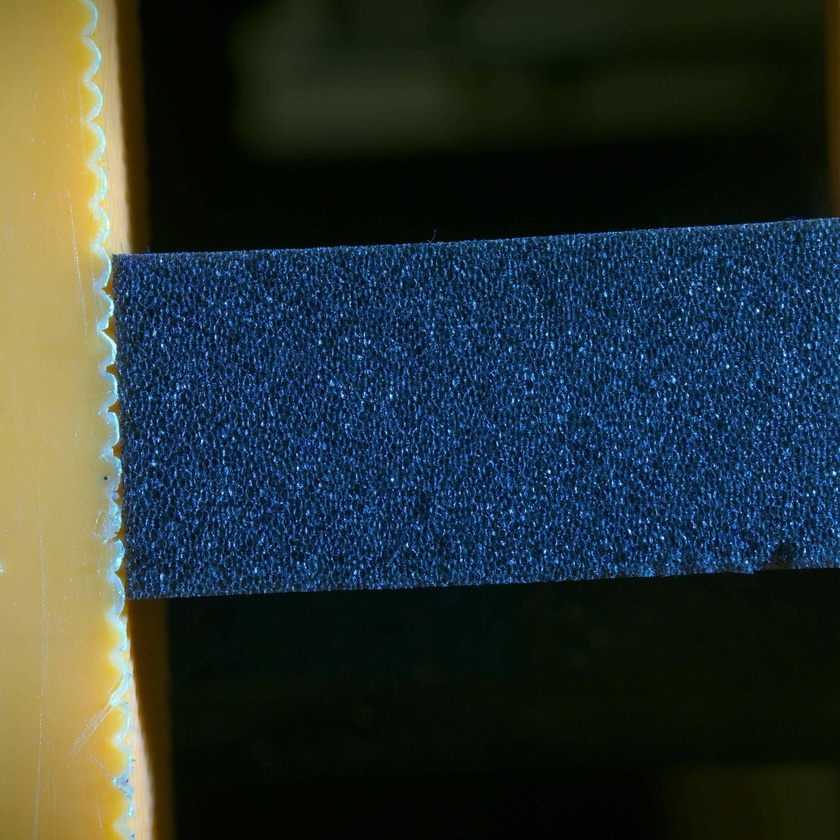
#> input picture test_images/foam_compression/1.jpg, 840 x 840 px, shrunk from 2000 x 2000 before the run
$ python cell_analysis.py test_images/foam_compression test_images/foam_compression
#> lines starting #> are read from the running program, lines starting #| are printed output that depends on the picture
#!/usr/bin/env python3
"""Analyse foam-cell morphology from a micrograph and its cell segmentation.

Inputs
------
image         The original colour micrograph (e.g. blue foam strip on a dark
              background, next to the yellow holder).
segmentation  A same-sized image where cell walls are drawn as dark lines on a
              white background (the "line drawing" output of a segmentation tool).

What it does
------------
1. Turns the line drawing into labelled regions (every closed white area
   bounded by dark lines becomes one region).
2. Decides which regions are foam cells by their mean colour in the original
   image (blue hue by default). Background and holder regions are dropped.
3. Flags "edge" cells, which touch the foam boundary or the image border and are
   therefore probably cut off, and leaves them out of the statistics by default.
4. Measures every cell: area, equivalent diameter, perimeter, Feret diameters,
   fitted-ellipse axes, aspect ratio, orientation, circularity, solidity, number
   of neighbours, and position.
5. Writes:
     <out>/cell_data.xlsx    per-cell table, summary sheet and binned profiles
     <out>/cell_data.csv     the per-cell table as CSV
     <out>/overview.png      overlays plus histograms (a one-page dashboard)
     <out>/overlay_*.png     full-resolution overlays coloured by a metric
   and prints a short summary to the terminal.

Example
-------
    python cell_analysis.py foam.jpg foam_seg.png --um-per-px 2.5 -o results/

Folder mode: pass two folders instead of two files. Each image is matched to
the segmentation with the same file name (extension and suffixes such as
"_seg"/"_mask" ignored). Every pair gets its own subfolder, plus a combined
all_images.xlsx (one summary row per image and every cell), all_cells.csv and
trends.png (metrics per image, in file-name order):

    python cell_analysis.py videocompressed/images videocompressed/Segmentation
"""
from __future__ import annotations

import argparse
from pathlib import Path

import cv2
import matplotlib

matplotlib.use("Agg")
import matplotlib.pyplot as plt  # noqa: E402
import numpy as np  # noqa: E402
import pandas as pd  # noqa: E402
from skimage.measure import label, regionprops  # noqa: E402
from skimage.segmentation import expand_labels, find_boundaries  # noqa: E402

# Pixels darker than this in the segmentation image are treated as cell wall.
# The wall lines are anti-aliased, so a high threshold keeps them closed.
DEFAULT_WALL_THRESHOLD = 230
# Regions smaller than this (px) are fragments or line artefacts, not cells.
DEFAULT_MIN_AREA_PX = 20
# Foam-region colour gate in OpenCV HSV (H in 0..179). Blue is about 100-130.
DEFAULT_HUE_RANGE = (95, 135)
DEFAULT_MIN_SATURATION = 80
# How far (px) labels are grown into the walls to find adjacent cells.
NEIGHBOUR_GROW_PX = 3


# ---------------------------------------------------------------- loading
def _read_on_white(path: Path) -> np.ndarray | None:
    """Read any image as 8-bit BGR. Transparent pixels (PNG alpha) become white,
    so a line drawing saved with a transparent background still reads as dark
    lines on white. 16-bit images are scaled down to 8-bit."""
    # np.fromfile + imdecode also works with non-ASCII Windows paths.
    data = np.fromfile(str(path), dtype=np.uint8)
    img = cv2.imdecode(data, cv2.IMREAD_UNCHANGED) if data.size else None
    if img is None:
        return None
    if img.dtype != np.uint8:
        img = cv2.normalize(img, None, 0, 255, cv2.NORM_MINMAX).astype(np.uint8)
    if img.ndim == 2:
        return cv2.cvtColor(img, cv2.COLOR_GRAY2BGR)
    if img.shape[2] == 4:
        alpha = img[..., 3:4].astype(float) / 255
        return (img[..., :3] * alpha + 255 * (1 - alpha)).astype(np.uint8)
    return img


def load_images(image_path: Path, seg_path: Path) -> tuple[np.ndarray, np.ndarray]:
    image = _read_on_white(image_path)
    if image is None:
        raise ValueError(f"Could not read image: {image_path}")
    seg_bgr = _read_on_white(seg_path)
    if seg_bgr is None:
        raise ValueError(f"Could not read segmentation: {seg_path}")
    seg = cv2.cvtColor(seg_bgr, cv2.COLOR_BGR2GRAY)
    if np.median(seg) < 128:
        # Mostly dark: assume light lines on a black background and invert.
        print(f"note: {seg_path.name} looks like light lines on dark; inverting it")
        seg = 255 - seg
    if seg.shape != image.shape[:2]:
        print(f"note: resizing segmentation {seg.shape[::-1]} -> {image.shape[1::-1]}")
        seg = cv2.resize(seg, image.shape[1::-1], interpolation=cv2.INTER_NEAREST)
    return image, seg


def label_regions(seg: np.ndarray, wall_threshold: int) -> np.ndarray:
    """Label every white area enclosed by dark wall lines (4-connectivity so
    regions cannot leak through diagonal gaps in 1-px lines)."""
    return label(seg >= wall_threshold, connectivity=1)


# ---------------------------------------------------------------- classification
def classify_foam_regions(
    labels: np.ndarray,
    image: np.ndarray,
    hue_range: tuple[int, int],
    min_saturation: int,
    min_area: int,
    max_area: int | None,
) -> np.ndarray:
    """Return a boolean array indexed by label id: True where the region is a foam cell."""
    n = labels.max()
    hsv = cv2.cvtColor(image, cv2.COLOR_BGR2HSV)
    flat = labels.ravel()
    counts = np.bincount(flat, minlength=n + 1).astype(float)
    safe = np.maximum(counts, 1)
    mean_h = np.bincount(flat, weights=hsv[..., 0].ravel(), minlength=n + 1) / safe
    mean_s = np.bincount(flat, weights=hsv[..., 1].ravel(), minlength=n + 1) / safe

    is_foam = (
        (mean_h >= hue_range[0])
        & (mean_h <= hue_range[1])
        & (mean_s >= min_saturation)
        & (counts >= min_area)
    )
    if max_area is not None:
        is_foam &= counts <= max_area
    is_foam[0] = False  # label 0 = wall pixels
    return is_foam


# ---------------------------------------------------------------- adjacency
def neighbour_info(labels: np.ndarray, is_foam: np.ndarray) -> tuple[dict[int, set[int]], np.ndarray]:
    """Find adjacent regions across walls.

    Returns (neighbours of every foam cell among foam cells, edge flag per label).
    A cell is an edge cell if it borders a non-foam region or the image border.
    """
    grown = expand_labels(labels, NEIGHBOUR_GROW_PX)
    pairs = []
    for a, b in ((grown[:, :-1], grown[:, 1:]), (grown[:-1, :], grown[1:, :])):
        diff = (a != b) & (a > 0) & (b > 0)
        pairs.append(np.stack([a[diff], b[diff]], axis=1))
    pairs = np.unique(np.concatenate(pairs), axis=0)

    neighbours: dict[int, set[int]] = {}
    is_edge = np.zeros(labels.max() + 1, dtype=bool)
    for a, b in pairs:
        for x, y in ((a, b), (b, a)):
            if not is_foam[x]:
                continue
            if is_foam[y]:
                neighbours.setdefault(int(x), set()).add(int(y))
            else:
                is_edge[x] = True

    border = np.unique(np.concatenate([labels[0], labels[-1], labels[:, 0], labels[:, -1]]))
    is_edge[border] = True
    # Expanded labels that reach the image border also count.
    border_g = np.unique(np.concatenate([grown[0], grown[-1], grown[:, 0], grown[:, -1]]))
    is_edge[border_g] = True
    return neighbours, is_edge


# ---------------------------------------------------------------- measurement
def measure_cells(
    labels: np.ndarray,
    image: np.ndarray,
    is_foam: np.ndarray,
    is_edge: np.ndarray,
    neighbours: dict[int, set[int]],
    scale: float | None,
) -> pd.DataFrame:
    """One row per foam cell. Lengths are in px, plus µm when a scale is given."""
    foam_labels = np.where(is_foam, np.arange(is_foam.size), 0)[labels]
    rgb = cv2.cvtColor(image, cv2.COLOR_BGR2RGB)
    gray = cv2.cvtColor(image, cv2.COLOR_BGR2GRAY)

    rows = []
    for p in regionprops(foam_labels, intensity_image=gray):
        rr, cc = p.coords[:, 0], p.coords[:, 1]
        major = p.axis_major_length
        minor = p.axis_minor_length
        perim = p.perimeter
        # skimage orientation: angle between the row axis and the major axis.
        # Convert to degrees from horizontal, counter-clockwise as seen on
        # screen, in [0, 180) (90 = vertical), as in foam_anisotropy.py.
        orient = (90.0 + np.degrees(p.orientation)) % 180.0
        rows.append(
            {
                "cell_id": p.label,
                "centroid_x_px": p.centroid[1],
                "centroid_y_px": p.centroid[0],
                "area_px": p.area,
                "equiv_diameter_px": p.equivalent_diameter_area,
                "perimeter_px": perim,
                "major_axis_px": major,
                "minor_axis_px": minor,
                "feret_max_px": p.feret_diameter_max,
                "bbox_width_px": p.bbox[3] - p.bbox[1],
                "bbox_height_px": p.bbox[2] - p.bbox[0],
                "aspect_ratio": major / minor if minor > 0 else np.nan,
                "orientation_deg": orient,
                "circularity": 4 * np.pi * p.area / perim**2 if perim > 0 else np.nan,
                "solidity": p.solidity,
                "eccentricity": p.eccentricity,
                "n_neighbours": len(neighbours.get(p.label, ())),
                "is_edge_cell": bool(is_edge[p.label]),
                "mean_gray": p.intensity_mean,
                "mean_r": rgb[rr, cc, 0].mean(),
                "mean_g": rgb[rr, cc, 1].mean(),
                "mean_b": rgb[rr, cc, 2].mean(),
            }
        )
    df = pd.DataFrame(rows)
    if df.empty:
        return df
    df["circularity"] = df["circularity"].clip(upper=1.0)

    if scale:
        length_cols = [c for c in df.columns if c.endswith("_px") and not c.startswith("area")]
        for c in length_cols:
            df[c.replace("_px", "_um")] = df[c] * scale
        df["area_um2"] = df["area_px"] * scale**2
    return df


# ---------------------------------------------------------------- summary
def unit_cols(scale: float | None) -> tuple[str, str, str]:
    """(area column, diameter column, length unit label)"""
    if scale:
        return "area_um2", "equiv_diameter_um", "µm"
    return "area_px", "equiv_diameter_px", "px"


def summarise(df: pd.DataFrame, labels: np.ndarray, is_foam: np.ndarray, scale: float | None) -> pd.DataFrame:
    inner = df[~df["is_edge_cell"]]
    area_col, diam_col, unit = unit_cols(scale)
    foam_mask = is_foam[labels]
    # Foam footprint = cells plus the walls between them (closing fills walls).
    footprint = cv2.morphologyEx(
        foam_mask.astype(np.uint8), cv2.MORPH_CLOSE, np.ones((5, 5), np.uint8)
    ).astype(bool)
    wall_fraction = 1 - foam_mask.sum() / max(footprint.sum(), 1)
    footprint_area = footprint.sum() * (scale**2 if scale else 1)

    def stats(name, col, u=""):
        s = inner[col].dropna()
        return [
            (f"{name} mean{u}", s.mean()),
            (f"{name} median{u}", s.median()),
            (f"{name} std{u}", s.std()),
            (f"{name} P10{u}", s.quantile(0.1)),
            (f"{name} P90{u}", s.quantile(0.9)),
        ]

    area_u = f" [{unit}²]"
    rows = [
        ("Regions in segmentation", int(labels.max())),
        ("Foam cells (total)", len(df)),
        ("Edge cells (excluded from stats)", int(df["is_edge_cell"].sum())),
        ("Interior cells (used for stats)", len(inner)),
        (f"Foam footprint area{area_u}", footprint_area),
        (f"Cell density [cells per mm²]" if scale else "Cell density [cells per 1e6 px²]",
         len(df) / footprint_area * 1e6),
        ("Wall (strut) area fraction", wall_fraction),
        *stats("Area", area_col, area_u),
        *stats("Equivalent diameter", diam_col, f" [{unit}]"),
        *stats("Aspect ratio", "aspect_ratio"),
        *stats("Circularity", "circularity"),
        *stats("Solidity", "solidity"),
        *stats("Neighbours", "n_neighbours"),
        ("Dominant orientation [deg from horizontal]", dominant_orientation(inner)),
        ("Orientation order (0 = random, 1 = all aligned)", orientation_order(inner)),
        ("Area polydispersity (std/mean)", inner[area_col].std() / inner[area_col].mean()),
    ]
    return pd.DataFrame(rows, columns=["metric", "value"])


def _axial_vector(df: pd.DataFrame) -> complex:
    """Mean of exp(2iθ) weighted by elongation; θ is axial (θ ≡ θ+180)."""
    if df.empty:
        return 0j
    theta = np.radians(df["orientation_deg"].to_numpy())
    w = (df["aspect_ratio"].to_numpy() - 1).clip(min=0)
    if w.sum() == 0:
        return 0j
    return np.sum(w * np.exp(2j * theta)) / w.sum()


def dominant_orientation(df: pd.DataFrame) -> float:
    return float((np.degrees(np.angle(_axial_vector(df))) / 2) % 180)


def orientation_order(df: pd.DataFrame) -> float:
    return float(abs(_axial_vector(df)))


def spatial_profiles(df: pd.DataFrame, scale: float | None, bins: int = 12) -> dict[str, pd.DataFrame]:
    """Binned mean of key metrics along x and along y (gradients across the strip)."""
    inner = df[~df["is_edge_cell"]]
    area_col, diam_col, _ = unit_cols(scale)
    out = {}
    for axis in ("x", "y"):
        pos = inner[f"centroid_{axis}_px"]
        edges = np.linspace(pos.min(), pos.max(), bins + 1)
        grp = inner.groupby(pd.cut(pos, edges, include_lowest=True), observed=False)
        prof = grp.agg(
            n_cells=("cell_id", "size"),
            mean_area=(area_col, "mean"),
            mean_diameter=(diam_col, "mean"),
            mean_aspect_ratio=("aspect_ratio", "mean"),
            mean_circularity=("circularity", "mean"),
        ).reset_index(drop=True)
        prof.insert(0, f"{axis}_center_px", (edges[:-1] + edges[1:]) / 2)
        out[axis] = prof
    return out


# ---------------------------------------------------------------- figures
# [161 lines left out: functions colour_overlay, orientation_overlay, save_overlays, crop_to_foam, overview_figure, write_excel, not called in this run]


# ---------------------------------------------------------------- per image
IMAGE_EXTS = {".png", ".jpg", ".jpeg", ".tif", ".tiff", ".bmp", ".webp"}
# Common suffixes/prefixes segmentation tools add to the original file name.
SEG_AFFIXES = ("_seg", "-seg", "_segmentation", "-segmentation", "_mask", "-mask",
               "_masks", "_labels", "_label", "_outlines", "_outline", "_cp_outlines",
               "_lines", "_cells", "seg_", "mask_")


def analyse_one(image_path: Path, seg_path: Path, out: Path, args) -> tuple[pd.DataFrame, pd.DataFrame]:
    """Run the full analysis on one image/segmentation pair and write its outputs to `out`."""
    out.mkdir(parents=True, exist_ok=True)
    image, seg = load_images(image_path, seg_path)
    labels = label_regions(seg, args.wall_threshold)

    if args.all_regions:
        counts = np.bincount(labels.ravel())
        max_area = args.max_area or int(0.01 * labels.size)
        is_foam = (counts >= args.min_area) & (counts <= max_area)
        is_foam[0] = False
    else:
        is_foam = classify_foam_regions(labels, image, tuple(args.hue), args.min_saturation,
                                        args.min_area, args.max_area)
    if not is_foam.any():
        raise ValueError("No foam cells found. Check --hue / --min-saturation or try --all-regions.")

    neighbours, is_edge = neighbour_info(labels, is_foam)
    df = measure_cells(labels, image, is_foam, is_edge, neighbours, args.um_per_px)
    is_edge_saved = df["is_edge_cell"].copy()
    if args.include_edge:
        df["is_edge_cell"] = False
    summary = summarise(df, labels, is_foam, args.um_per_px)
    profiles = spatial_profiles(df, args.um_per_px)
    df["is_edge_cell"] = is_edge_saved

    params = {k: (list(v) if isinstance(v, tuple) else str(v) if isinstance(v, Path) else v)
              for k, v in vars(args).items()}
    params.update(image=str(image_path), segmentation=str(seg_path))
    write_excel(out / "cell_data.xlsx", df, summary, profiles, params)
    df.to_csv(out / "cell_data.csv", index=False)
    overlays = save_overlays(image, labels, df, args.um_per_px, out)
    overview_figure(image, labels, df, overlays, profiles, summary, args.um_per_px,
                    out / "overview.png", f"Foam cell analysis: {image_path.name}")
    return df, summary


# ---------------------------------------------------------------- folder mode
def _normalise(stem: str) -> str:
    s = stem.lower()
    changed = True
    while changed:
        changed = False
        for a in SEG_AFFIXES:
            if s.endswith(a) and len(s) > len(a):
                s, changed = s[: -len(a)], True
            elif s.startswith(a) and len(s) > len(a):
                s, changed = s[len(a):], True
    return s


def pair_files(image_dir: Path, seg_dir: Path) -> tuple[list[tuple[Path, Path]], list[Path]]:
    """Match each image to a segmentation by file name.

    Tries, in order: identical stem; stem after stripping common affixes such as
    "_seg"/"_mask"; a unique segmentation whose name contains the image stem.
    """
    images = sorted(p for p in image_dir.iterdir() if p.suffix.lower() in IMAGE_EXTS)
    segs = sorted(p for p in seg_dir.iterdir() if p.suffix.lower() in IMAGE_EXTS)
    by_stem = {p.stem.lower(): p for p in segs}
    by_norm: dict[str, list[Path]] = {}
    for p in segs:
        by_norm.setdefault(_normalise(p.stem), []).append(p)

    pairs, unmatched = [], []
    for img in images:
        key = img.stem.lower()
        match = by_stem.get(key)
        if match is None and len(by_norm.get(_normalise(img.stem), [])) == 1:
            match = by_norm[_normalise(img.stem)][0]
        if match is None:
            cands = [p for p in segs if key in p.stem.lower()]
            match = cands[0] if len(cands) == 1 else None
        if match is None:
            unmatched.append(img)
        else:
            pairs.append((img, match))
    return pairs, unmatched


def run_folder(image_dir: Path, seg_dir: Path, out: Path, args) -> None:
    pairs, unmatched = pair_files(image_dir, seg_dir)
    print(f"Found {len(pairs)} image/segmentation pairs in {image_dir} and {seg_dir}")
    for img in unmatched:
        print(f"  no segmentation found for {img.name} (skipped)")
    if not pairs:
        raise SystemExit("Nothing to do: no image could be matched to a segmentation by file name.")

    all_cells, summaries, failed = [], [], []
    for i, (img, seg) in enumerate(pairs, 1):
        print(f"[{i}/{len(pairs)}] {img.name}  <->  {seg.name}")
        try:
            df, summary = analyse_one(img, seg, out / img.stem, args)
        except Exception as exc:  # keep going on bad frames
            print(f"    FAILED: {exc}")
            failed.append((img.name, seg.name, str(exc)))
            continue
        df.insert(0, "image", img.name)
        all_cells.append(df)
        row = {"image": img.name, "segmentation": seg.name}
        row.update(dict(zip(summary["metric"], summary["value"])))
        summaries.append(row)

    if summaries:
        per_image = pd.DataFrame(summaries)
        cells = pd.concat(all_cells, ignore_index=True)
        with pd.ExcelWriter(out / "all_images.xlsx", engine="openpyxl") as xw:
            per_image.to_excel(xw, sheet_name="per_image_summary", index=False)
            cells.round(4).to_excel(xw, sheet_name="all_cells", index=False)
            if failed:
                pd.DataFrame(failed, columns=["image", "segmentation", "error"]).to_excel(
                    xw, sheet_name="failed", index=False)
            for ws in xw.book.worksheets:
                ws.freeze_panes = "B2"
        cells.to_csv(out / "all_cells.csv", index=False)
        trend_figure(per_image, args.um_per_px, out / "trends.png")
    print(f"\nDone: {len(summaries)} analysed, {len(failed)} failed, {len(unmatched)} unmatched.")
    print(f"Combined results in {out / 'all_images.xlsx'}")


# [26 lines left out: function trend_figure, not called in this run]


# ---------------------------------------------------------------- main
def main() -> None:
    ap = argparse.ArgumentParser(description=__doc__, formatter_class=argparse.RawDescriptionHelpFormatter)
    ap.add_argument("image", type=Path, help="original micrograph, or a folder of them")
    ap.add_argument("segmentation", type=Path,
                    help="cell-wall line drawing (dark lines on white), or a folder of them")
    ap.add_argument("-o", "--out", type=Path, default=None,
                    help="output folder (default: <image>_cells/ next to the input)")
    ap.add_argument("--um-per-px", type=float, default=None, help="pixel size in µm to report physical units")
    ap.add_argument("--wall-threshold", type=int, default=DEFAULT_WALL_THRESHOLD)
    ap.add_argument("--min-area", type=int, default=DEFAULT_MIN_AREA_PX, help="min cell area [px]")
    ap.add_argument("--max-area", type=int, default=None, help="max cell area [px]")
    ap.add_argument("--hue", type=int, nargs=2, default=DEFAULT_HUE_RANGE, metavar=("MIN", "MAX"),
                    help="OpenCV hue range (0-179) of the foam colour; default blue")
    ap.add_argument("--min-saturation", type=int, default=DEFAULT_MIN_SATURATION)
    ap.add_argument("--all-regions", action="store_true",
                    help="skip colour filtering: treat every region (except huge ones) as a cell")
    ap.add_argument("--include-edge", action="store_true", help="keep edge cells in the statistics")
    args = ap.parse_args()

    if args.image.is_dir():
        if not args.segmentation.is_dir():
            raise SystemExit("When IMAGE is a folder, SEGMENTATION must be a folder too.")
        out = args.out or args.image.parent / "cell_results"
        run_folder(args.image, args.segmentation, out, args)
#> in _read_on_white, img is the input picture: shape (840, 840, 3); mean B, G, R 52.1, 53.4, 41.6
#> in load_images, `seg = cv2.cvtColor(seg_bgr, cv2.COLOR_BGR2GRAY)`:
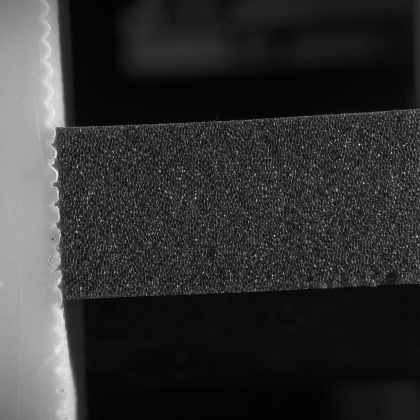
#> seg: shape (840, 840) (shown at 1/2 size); min 0, max 248, mean 49.8
#> in load_images, `seg = 255 - seg`:
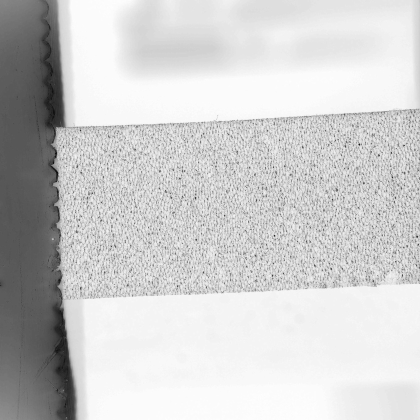
#> seg: shape (840, 840) (shown at 1/2 size); min 7, max 255, mean 205.2
#> in label_regions, `return label(seg >= wall_threshold, connectivity=1)`:
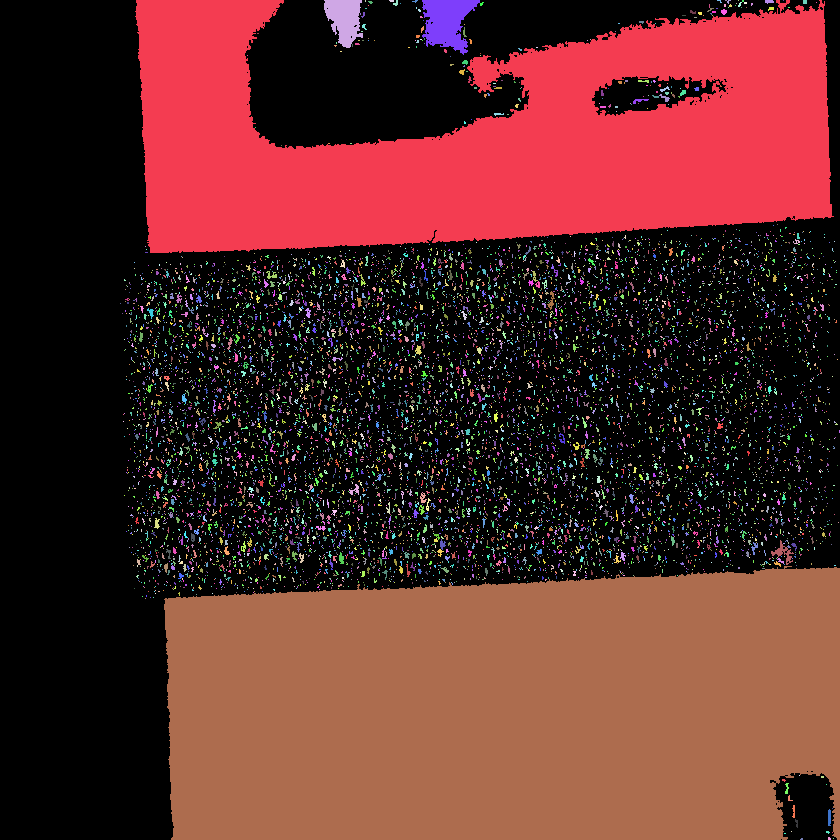
#> returned value: shape (840, 840) int32; 9367 distinct labels, from 0 to 9366; one colour per label, 0 black
#> in classify_foam_regions, `n = labels.max()`: n = 9366
#> (the rest of the program and of its run is left out)
